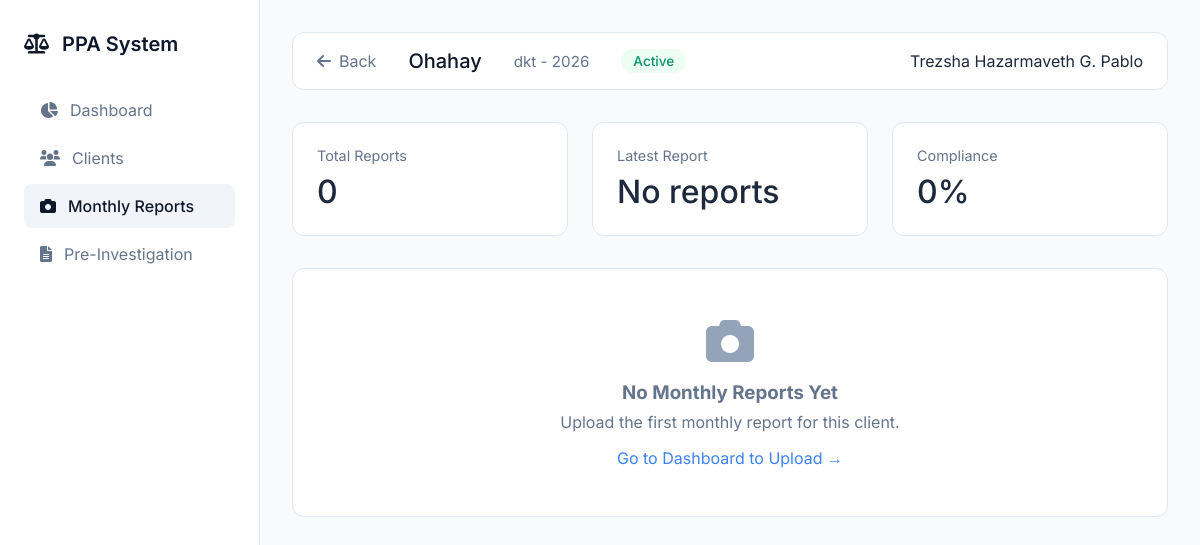
Screenshot of /view_reports.php?id=39 (signed in) with the database file from the repository.
### tables this page shows
CREATE TABLE `clients` (
  `id` int(11) NOT NULL,
  `docket_number` varchar(50) DEFAULT NULL,
  `name` varchar(100) DEFAULT NULL,
  `cc_number` varchar(50) DEFAULT NULL,
  `court` varchar(100) DEFAULT NULL,
  `offense` varchar(100) DEFAULT NULL,
  `sentence` varchar(100) DEFAULT NULL,
  `address` text DEFAULT NULL,
  `contact_number` varchar(20) DEFAULT NULL,
  `status` varchar(50) DEFAULT NULL,
  `case_type` varchar(10) DEFAULT NULL,
  `created_at` timestamp NOT NULL DEFAULT current_timestamp(),
  `start_date` date DEFAULT NULL,
  `end_date` date DEFAULT NULL,
  `payment` decimal(10,2) DEFAULT 0.00,
  `pi_case_id` int(11) DEFAULT NULL,
  `ps_case_id` int(11) DEFAULT NULL,
  `case_status` varchar(50) DEFAULT 'Pending',
  `phone_number` varchar(20) DEFAULT NULL
);

### view_reports.php (the view, shortened to what this page needs)
<?php
include 'config/database.php';
$client_id = mysqli_real_escape_string($conn, $_GET['id']);
$client_query = mysqli_query($conn, "SELECT * FROM clients WHERE id='$client_id'");
$client = mysqli_fetch_assoc($client_query);
$reports = mysqli_query($conn, "
    SELECT mr.*, s.fullname as uploaded_by_name
    FROM monthly_reports mr
    LEFT JOIN staff s ON mr.uploaded_by = s.id
    WHERE mr.probationer_id = '$client_id'
    ORDER BY mr.report_year DESC, mr.report_month DESC
");
$fullname = $_SESSION['fullname'] ?? 'User';
?>
<!DOCTYPE html>
<html lang="en">
<head>
    <link rel="stylesheet" href="https://cdnjs.cloudflare.com/ajax/libs/font-awesome/6.0.0/css/all.min.css">
</head>
<body>
    <div class="app">
        <div class="sidebar">
            <div class="logo">
                <i class="fas fa-scale-balanced" style="margin-right: 8px;"></i>
                PPA System
            </div>
            <div style="margin-top: 2rem;">
                <a href="dashboard.php" class="nav-item">
                    <i class="fas fa-chart-pie"></i>
                    <span>Dashboard</span>
                </a>
                <a href="clients.php" class="nav-item">
                    <i class="fas fa-users"></i>
                    <span>Clients</span>
                </a>
                <a href="monthly_reports.php" class="nav-item active">
                    <i class="fas fa-camera"></i>
                    <span>Monthly Reports</span>
                </a>
                <a href="pre_investigation.php" class="nav-item">
                    <i class="fas fa-file-lines"></i>
                    <span>Pre-Investigation</span>
                </a>
            </div>
        </div>
        <div class="main">
            <div class="top-bar">
                <div class="client-info">
                    <a href="clients.php" class="back-btn">
                        <i class="fas fa-arrow-left"></i>
                        Back
                    </a>
                    <span class="client-name"><?php echo htmlspecialchars($client['name']); ?></span>
                    <span class="client-docket"><?php echo htmlspecialchars($client['docket_number']); ?></span>
                    <span class="status-badge status-<?php echo $client['status']; ?>">
                        <?php echo $client['status']; ?>
                    </span>
                </div>
                <div>
                    <span class="user-name"><?php echo htmlspecialchars($fullname); ?></span>
                </div>
            </div>
            <?php
            $total_reports = mysqli_num_rows($reports);
            $latest_report = mysqli_fetch_assoc(mysqli_query($conn, "
                SELECT report_month, report_year FROM monthly_reports
                WHERE probationer_id='$client_id'
                ORDER BY report_year DESC, report_month DESC LIMIT 1
            "));
            ?>
            <div class="stats-grid">
                <div class="stat-card">
                    <div class="stat-label">Total Reports</div>
                    <div class="stat-value"><?php echo $total_reports; ?></div>
                </div>
                <div class="stat-card">
                    <div class="stat-label">Latest Report</div>
                    <div class="stat-value">
                        <?php
                        if($latest_report) {
                            echo date("F Y", mktime(0,0,0,$latest_report['report_month'],1,$latest_report['report_year']));
                        } else {
                            echo "No reports";
                        }
                        ?>
                    </div>
                </div>
                <div class="stat-card">
                    <div class="stat-label">Compliance</div>
                    <div class="stat-value">
                        <?php
                        $months_since_start = ceil((time() - strtotime($client['start_date'])) / (30 * 24 * 60 * 60));
                        $expected = min($months_since_start, 12);
                        $percentage = $expected > 0 ? round(($total_reports / $expected) * 100) : 0;
                        echo $percentage . '%';
                        ?>
                    </div>
                </div>
            </div>
            <?php if(mysqli_num_rows($reports) > 0): ?>
                <div class="photo-grid">
                    <?php while($report = mysqli_fetch_assoc($reports)): ?>
                    <div class="photo-card">
                        <img src="uploads/<?php echo $report['photo']; ?>" class="photo-image" onclick="openModal('uploads/<?php echo $report['photo']; ?>')">
                        <div class="photo-info">
                            <div class="photo-month">
                                <?php echo date("F Y", mktime(0,0,0,$report['report_month'],1,$report['report_year'])); ?>
                            </div>
                            <div class="photo-meta">
                                <span>
                                    <i class="fas fa-user"></i>
                                    <?php echo $report['uploaded_by_name'] ?? 'Unknown'; ?>
                                </span>
                                <span>
                                    <i class="fas fa-calendar"></i>
                                    <?php echo date("M d, Y", strtotime($report['upload_date'])); ?>
                                </span>
                                <a href="uploads/<?php echo $report['photo']; ?>" download class="download-btn">
                                    <i class="fas fa-download"></i>
                                </a>
                            </div>
                        </div>
                    </div>
                    <?php endwhile; ?>
                </div>
            <?php else: ?>
                <div class="no-reports">
                    <i class="fas fa-camera" style="font-size: 3rem; margin-bottom: 1rem; color: #94a3b8;"></i>
                    <h3>No Monthly Reports Yet</h3>
                    <p style="margin-top: 0.5rem;">Upload the first monthly report for this client.</p>
                    <a href="dashboard.php" style="display: inline-block; margin-top: 1rem; color: #3b82f6; text-decoration: none;">
                        Go to Dashboard to Upload →
                    </a>
                </div>
            <?php endif; ?>
        </div>
    </div>
</body>
</html>

### view_reports.php (style rules this page uses)
* { margin: 0; padding: 0; box-sizing: border-box; }
body { font-family: 'Inter', sans-serif; background: #f8fafc; color: #1e293b; }
.app { display: flex; min-height: 100vh; }
.sidebar { width: 260px; background: white; border-right: 1px solid #e2e8f0; padding: 2rem 1.5rem; position: fixed; height: 100vh; overflow-y: auto; }
.logo { font-weight: 600; font-size: 1.25rem; color: #0f172a; margin-bottom: 2rem; }
.nav-item { display: flex; align-items: center; gap: 0.75rem; padding: 0.75rem 1rem; color: #64748b; text-decoration: none; border-radius: 8px; margin-bottom: 0.25rem; }
.nav-item.active { background: #f1f5f9; color: #0f172a; font-weight: 500; }
.main { flex: 1; margin-left: 260px; padding: 2rem; }
.top-bar { background: white; border: 1px solid #e2e8f0; border-radius: 12px; padding: 1rem 1.5rem; margin-bottom: 2rem; display: flex; justify-content: space-between; align-items: center; }
.client-info { display: flex; align-items: center; gap: 2rem; }
.client-name { font-size: 1.25rem; font-weight: 500; color: #0f172a; }
.client-docket { color: #64748b; font-size: 0.95rem; }
.status-badge { padding: 0.25rem 0.75rem; border-radius: 20px; font-size: 0.85rem; font-weight: 500; }
.status-Active { background: #ecfdf3; color: #059669; }
.back-btn { color: #64748b; text-decoration: none; display: flex; align-items: center; gap: 0.5rem; }
.stats-grid { display: grid; grid-template-columns: repeat(3, 1fr); gap: 1.5rem; margin-bottom: 2rem; }
.stat-card { background: white; padding: 1.5rem; border-radius: 12px; border: 1px solid #e2e8f0; }
.stat-label { color: #64748b; font-size: 0.9rem; margin-bottom: 0.5rem; }
.stat-value { font-size: 2rem; font-weight: 500; }
.no-reports { text-align: center; padding: 3rem; background: white; border: 1px solid #e2e8f0; border-radius: 12px; color: #64748b; }

### rows the page displays
clients: name "Ohahay", docket_number "dkt - 2026", status "Active", start_date "0"

### other values shown
$fullname "Trezsha Hazarmaveth G. Pablo"
$total_reports "0"
